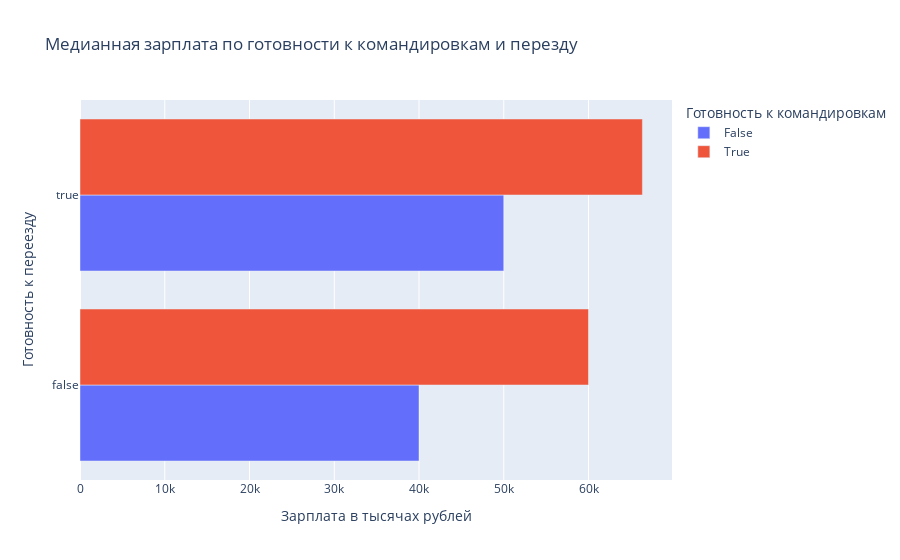

Notebook source saved alongside this figure:
### Markdown cell above
6. Постройте **многоуровневую столбчатую диаграмму**, которая показывает зависимость медианной заработной платы (**"ЗП (руб)"**) от признаков **"Готовность к переезду"** и **"Готовность к командировкам"**. Проанализируйте график, сравнив уровень заработной платы в категориях.

### Code cell
# ваш код здесь
bar_data=hh_data.groupby(['Готовность к командировкам','Готовность к переезду'], as_index=False)['ЗП(руб)'].median()
fig=px.bar(
    data_frame=bar_data,    
    x='ЗП(руб)',
    y='Готовность к переезду',
    barmode='group',
    color='Готовность к командировкам',
    orientation='h',
    title='Медианная зарплата по готовности к командировкам и перезду',
    labels={'ЗП(руб)':'Зарплата в тысячах рублей'},
);
fig.show()
pio.write_html(fig, file='figure_task4_6.html')

### Figure 1 — Plotly figure (JSON) as saved in the notebook; plotly's stock layout.template omitted (floating-point values rounded to 4 significant figures)
{"data": [{"alignmentgroup": "True", "hovertemplate": "Готовность к командировкам=False<br>Зарплата в тысячах рублей=%{x}<br>Готовность к переезду=%{y}<extra></extra>", "legendgroup": "False", "marker": {"color": "#636efa", "pattern": {"shape": ""}}, "name": "False", "offsetgroup": "False", "orientation": "h", "showlegend": true, "textposition": "auto", "type": "bar", "x": [40000, 50000], "xaxis": "x", "y": [false, true], "yaxis": "y"}, {"alignmentgroup": "True", "hovertemplate": "Готовность к командировкам=True<br>Зарплата в тысячах рублей=%{x}<br>Готовность к переезду=%{y}<extra></extra>", "legendgroup": "True", "marker": {"color": "#EF553B", "pattern": {"shape": ""}}, "name": "True", "offsetgroup": "True", "orientation": "h", "showlegend": true, "textposition": "auto", "type": "bar", "x": [60000, 66360.0], "xaxis": "x", "y": [false, true], "yaxis": "y"}], "layout": {"barmode": "group", "legend": {"title": {"text": "Готовность к командировкам"}, "tracegroupgap": 0}, "title": {"text": "Медианная зарплата по готовности к командировкам и перезду"}, "xaxis": {"anchor": "y", "domain": [0, 1], "title": {"text": "Зарплата в тысячах рублей"}}, "yaxis": {"anchor": "x", "domain": [0, 1], "title": {"text": "Готовность к переезду"}}}}
